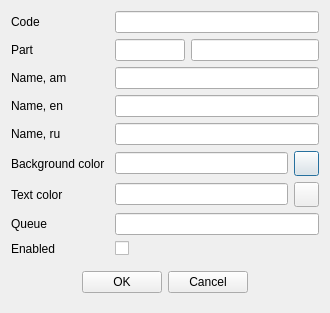
<?xml version="1.0" encoding="UTF-8"?>
<ui version="4.0">
 <class>RERestDishType</class>
 <widget class="QDialog" name="RERestDishType">
  <property name="geometry">
   <rect>
    <x>0</x>
    <y>0</y>
    <width>330</width>
    <height>299</height>
   </rect>
  </property>
  <property name="windowTitle">
   <string>Dish type</string>
  </property>
  <layout class="QVBoxLayout" name="verticalLayout">
   <item>
    <layout class="QGridLayout" name="gridLayout">
     <item row="1" column="1">
      <widget class="EQLineEdit" name="lePartCode">
       <property name="maximumSize">
        <size>
         <width>70</width>
         <height>16777215</height>
        </size>
       </property>
       <property name="Field" stdset="0">
        <string>f_part</string>
       </property>
       <property name="ShowButton" stdset="0">
        <bool>true</bool>
       </property>
      </widget>
     </item>
     <item row="0" column="0">
      <widget class="QLabel" name="label">
       <property name="text">
        <string>Code</string>
       </property>
      </widget>
     </item>
     <item row="1" column="0">
      <widget class="QLabel" name="label_2">
       <property name="text">
        <string>Part</string>
       </property>
      </widget>
     </item>
     <item row="3" column="0">
      <widget class="QLabel" name="label_4">
       <property name="text">
        <string>Name, en</string>
       </property>
      </widget>
     </item>
     <item row="2" column="0">
      <widget class="QLabel" name="label_3">
       <property name="text">
        <string>Name, am</string>
       </property>
      </widget>
     </item>
     <item row="6" column="0">
      <widget class="QLabel" name="label_7">
       <property name="text">
        <string>Text color</string>
       </property>
      </widget>
     </item>
     <item row="7" column="0">
      <widget class="QLabel" name="label_8">
       <property name="text">
        <string>Queue</string>
       </property>
      </widget>
     </item>
     <item row="5" column="0">
      <widget class="QLabel" name="label_6">
       <property name="text">
        <string>Background color</string>
       </property>
      </widget>
     </item>
     <item row="4" column="0">
      <widget class="QLabel" name="label_5">
       <property name="text">
        <string>Name, ru</string>
       </property>
      </widget>
     </item>
     <item row="1" column="2" colspan="2">
      <widget class="EQLineEdit" name="lePartName">
       <property name="readOnly">
        <bool>true</bool>
       </property>
      </widget>
     </item>
     <item row="2" column="1" colspan="3">
      <widget class="EQLineEdit" name="leNameAm">
       <property name="Field" stdset="0">
        <string>f_am</string>
       </property>
      </widget>
     </item>
     <item row="5" column="3">
      <widget class="QPushButton" name="btnBgColor">
       <property name="minimumSize">
        <size>
         <width>25</width>
         <height>25</height>
        </size>
       </property>
       <property name="maximumSize">
        <size>
         <width>25</width>
         <height>25</height>
        </size>
       </property>
       <property name="text">
        <string/>
       </property>
       <property name="icon">
        <iconset resource="../Resort/res.qrc">
         <normaloff>:/images/selection.png</normaloff>:/images/selection.png</iconset>
       </property>
      </widget>
     </item>
     <item row="6" column="3">
      <widget class="QPushButton" name="btnTextColor">
       <property name="minimumSize">
        <size>
         <width>25</width>
         <height>25</height>
        </size>
       </property>
       <property name="maximumSize">
        <size>
         <width>25</width>
         <height>25</height>
        </size>
       </property>
       <property name="text">
        <string/>
       </property>
       <property name="icon">
        <iconset resource="../Resort/res.qrc">
         <normaloff>:/images/selection.png</normaloff>:/images/selection.png</iconset>
       </property>
      </widget>
     </item>
     <item row="0" column="1" colspan="3">
      <widget class="EQLineEdit" name="leCode">
       <property name="readOnly">
        <bool>true</bool>
       </property>
       <property name="PrimaryKey" stdset="0">
        <bool>true</bool>
       </property>
       <property name="Field" stdset="0">
        <string>f_id</string>
       </property>
      </widget>
     </item>
     <item row="3" column="1" colspan="3">
      <widget class="EQLineEdit" name="leNameEn">
       <property name="Field" stdset="0">
        <string>f_en</string>
       </property>
      </widget>
     </item>
     <item row="6" column="1" colspan="2">
      <widget class="EColorLineEdit" name="leTextColor">
       <property name="Field" stdset="0">
        <string>f_textColor</string>
       </property>
      </widget>
     </item>
     <item row="5" column="1" colspan="2">
      <widget class="EColorLineEdit" name="leBgColor">
       <property name="Field" stdset="0">
        <string>f_bgColor</string>
       </property>
      </widget>
     </item>
     <item row="4" column="1" colspan="3">
      <widget class="EQLineEdit" name="leNameRu">
       <property name="Field" stdset="0">
        <string>f_ru</string>
       </property>
      </widget>
     </item>
     <item row="9" column="0" colspan="4">
      <widget class="QWidget" name="widget" native="true">
       <layout class="QHBoxLayout" name="horizontalLayout">
        <item>
         <spacer name="horizontalSpacer">
          <property name="orientation">
           <enum>Qt::Horizontal</enum>
          </property>
          <property name="sizeHint" stdset="0">
           <size>
            <width>59</width>
            <height>20</height>
           </size>
          </property>
         </spacer>
        </item>
        <item>
         <widget class="QPushButton" name="btnOk">
          <property name="text">
           <string>OK</string>
          </property>
         </widget>
        </item>
        <item>
         <widget class="QPushButton" name="btnCancel">
          <property name="text">
           <string>Cancel</string>
          </property>
         </widget>
        </item>
        <item>
         <spacer name="horizontalSpacer_2">
          <property name="orientation">
           <enum>Qt::Horizontal</enum>
          </property>
          <property name="sizeHint" stdset="0">
           <size>
            <width>59</width>
            <height>20</height>
           </size>
          </property>
         </spacer>
        </item>
       </layout>
      </widget>
     </item>
     <item row="7" column="1" colspan="3">
      <widget class="EQLineEdit" name="leQueue">
       <property name="Field" stdset="0">
        <string>f_queue</string>
       </property>
      </widget>
     </item>
     <item row="8" column="1">
      <widget class="EQCheckBox" name="chActive">
       <property name="text">
        <string/>
       </property>
       <property name="Field" stdset="0">
        <string>f_active</string>
       </property>
      </widget>
     </item>
     <item row="8" column="0">
      <widget class="QLabel" name="label_9">
       <property name="text">
        <string>Enabled</string>
       </property>
      </widget>
     </item>
    </layout>
   </item>
  </layout>
 </widget>
 <customwidgets>
  <customwidget>
   <class>EQLineEdit</class>
   <extends>QLineEdit</extends>
   <header location="global">eqlineedit.h</header>
   <slots>
    <signal>customButtonClicked(bool)</signal>
   </slots>
  </customwidget>
  <customwidget>
   <class>EColorLineEdit</class>
   <extends>QLineEdit</extends>
   <header location="global">ecolorlineedit.h</header>
  </customwidget>
  <customwidget>
   <class>EQCheckBox</class>
   <extends>QCheckBox</extends>
   <header location="global">eqcheckbox.h</header>
  </customwidget>
 </customwidgets>
 <resources>
  <include location="../Resort/res.qrc"/>
 </resources>
 <connections/>
</ui>
